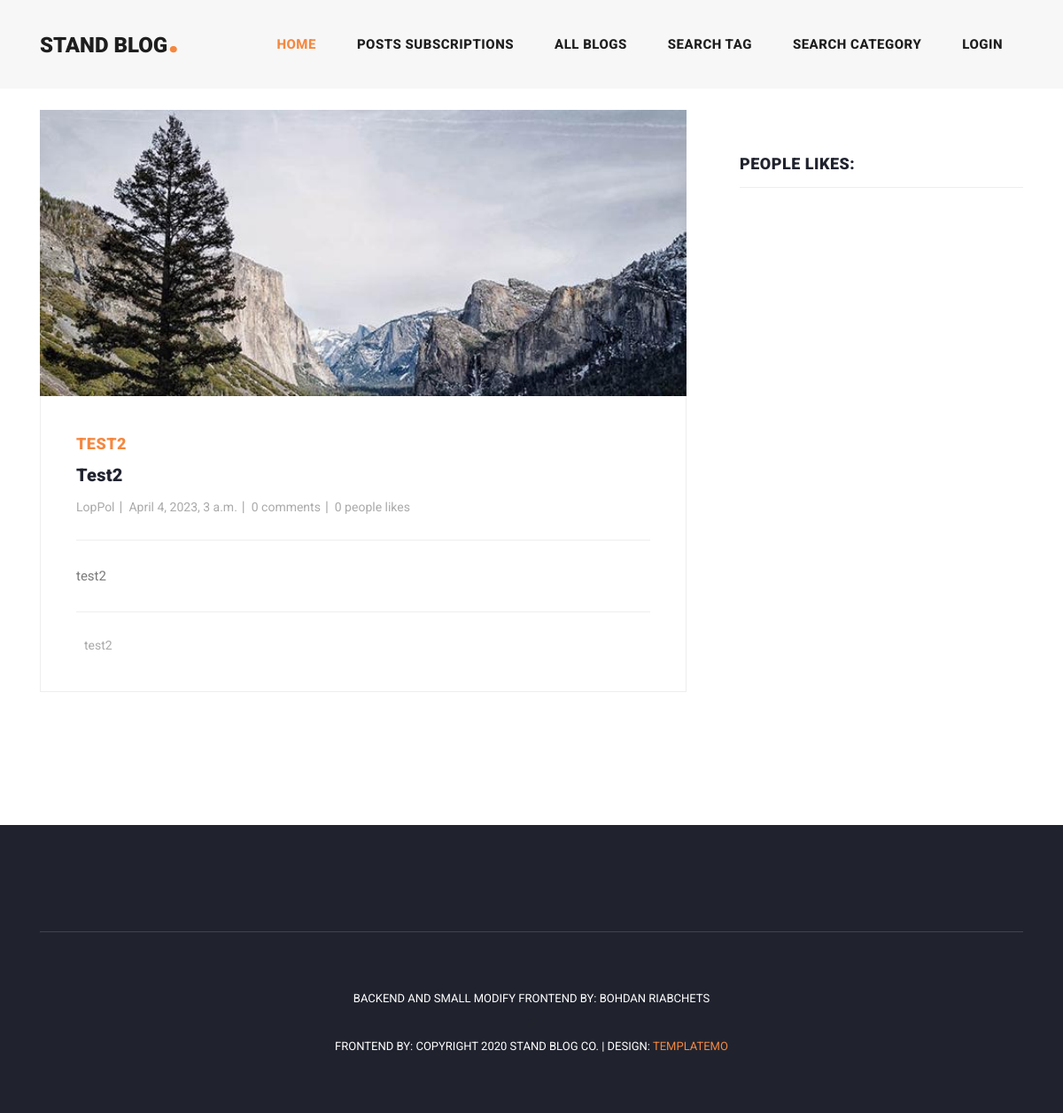
The app's page /blog-likes/78/, older data.
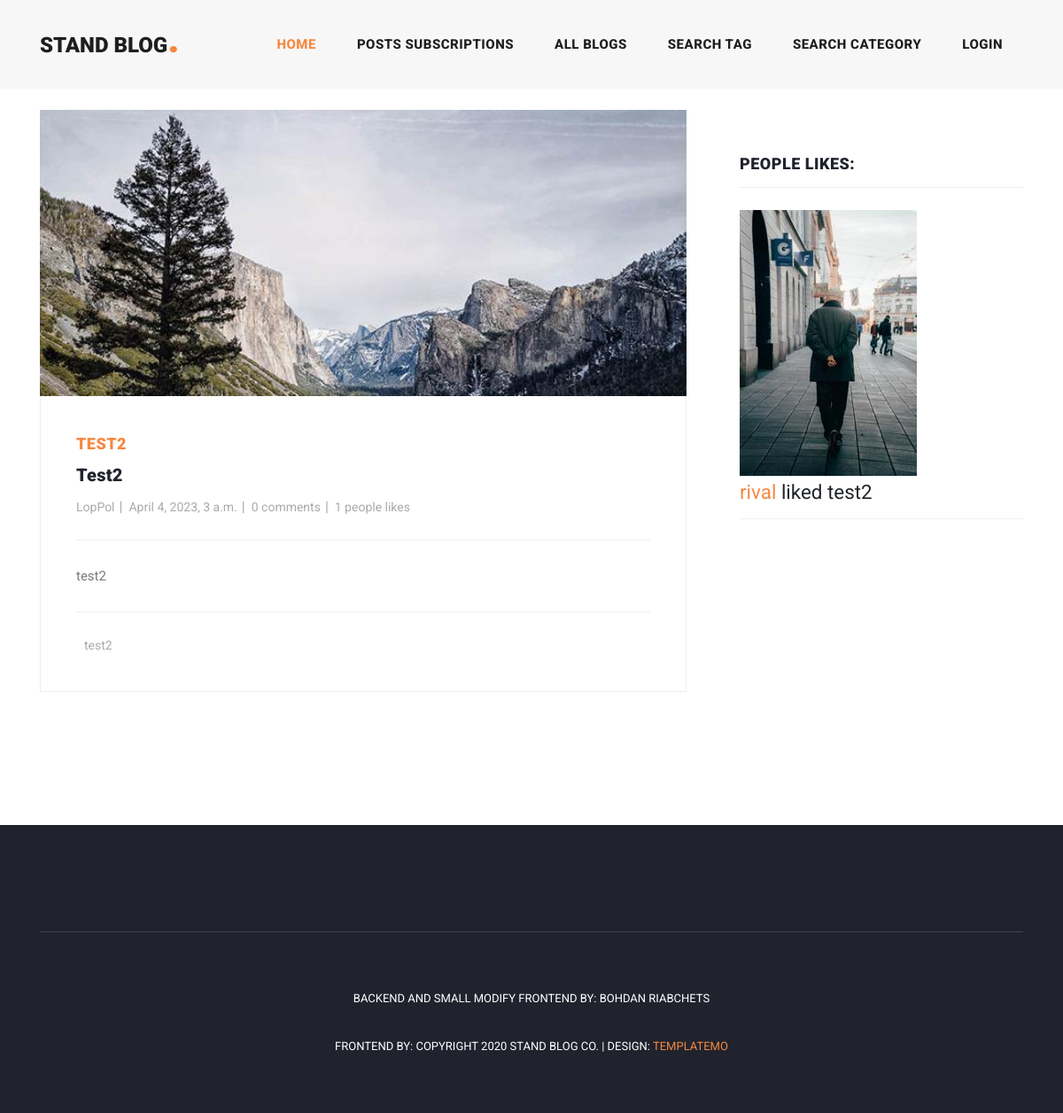
The same page, newer data.
### blog/models.py (models this page shows, shortened)
class Blog(models.Model):
    author = models.ForeignKey(User, on_delete=models.CASCADE)
    title = models.CharField(max_length=200)
    text = models.TextField()
    created_at = models.DateTimeField(auto_now_add=True)
    updated_at = models.DateTimeField(null=True, blank=True)
    image = models.ImageField(default='blog-post-01.jpg', upload_to='blog_avatars')
    class Meta:
        ordering = ['id']

class Categories(models.Model):
    blog = models.ManyToManyField(Blog, related_name='category')
    category = models.CharField(max_length=150)
    def __str__(self):
        return self.category

class Tag(models.Model):
    blog = models.ManyToManyField(Blog, related_name='tag')
    tag = models.CharField(max_length=150)
    def __str__(self):
        return self.tag

class Like(models.Model):
    blog = models.ForeignKey(Blog, on_delete=models.CASCADE, related_name='likes')
    user = models.ForeignKey(User, on_delete=models.CASCADE)

### users/models.py (models this page shows, shortened)
class Profile(models.Model):
    user = models.OneToOneField(User, on_delete=models.CASCADE)
    avatar = models.ImageField(default='avatar.jpg', upload_to='profile_avatars')
    email_verified = models.BooleanField(default=False)

### blog/views.py (the view)
# urls.py: path('blog-likes/<int:pk>/', views.BlogLikesView.as_view(), name='blog-likes'),
class BlogLikesView(generic.DetailView):
    model = Blog
    template_name = 'blog/blog_likes.html'
    context_object_name = 'blog'
    def get_context_data(self, **kwargs):
        context = super().get_context_data(**kwargs)
        context['likes'] = self.get_object().likes.order_by('-id')
        return context

### blog/templates/blog/blog_likes.html (shortened to what this page needs)
{% extends 'base.html' %}
{% block content %}
{% load static %}
<div class="main-banner header-text">
</div>
<section class="blog-posts grid-system">
    <div class="container">
        <div class="row">
            <div class="col-lg-8">
                <div class="all-blog-posts">
                    <div class="row">
                        <div class="col-lg-12">
                            <div class="blog-post">
                                <div class="blog-thumb-detail">
                                    <img src="{{ blog.image.url }}" alt="">
                                </div>
                                <div class="down-content">
                                    <span><a href="{% url 'blog-category-detail' blog.category.last.pk %}">{{ blog.category.last }}</a></span>
                                    <a href="{% url 'blog-detail' blog.pk %}"><h4>{{ blog.title }}</h4></a>
                                    <ul class="post-info">
                                        <li><a href="{% url 'author-view' blog.author.pk %}">{{ blog.author }}</a></li>
                                        <li><a>{{ blog.created_at }}</a></li>
                                        <li><a>{{ blog.comments.count }} comments</a></li>
                                        <li><a href="{% url 'blog-likes' blog.pk %}">{{ blog.likes.count }} people
                                            likes</a></li>
                                    </ul>
                                    <p>{{ blog.text }}</p>
                                    <div class="post-options">
                                        <div class="row">
                                            <div class="col-6">
                                                <ul class="post-tags">
                                                    {% for tag in blog.tag.all %}
                                                    <li></li>
                                                    <li><a href="{% url 'blog-tag-detail' tag.pk %}">{{ tag }}</a></li>
                                                    {% endfor %}
                                                </ul>
                                            </div>
                                            <div class="col-6">
                                            </div>
                                        </div>
                                    </div>
                                </div>
                            </div>
                        </div>
                    </div>
                </div>
            </div>
            <div class="col-lg-4">
                <div class="sidebar">
                    <div class="row">
                        <div class="col-lg-12">
                            <div class="sidebar-item recent-posts">
                                <div class="sidebar-heading">
                                    <h2>People likes:</h2>
                                </div>
                                <div class="content">
                                    {% for like in likes %}
                                    <ul>
                                        <li>
                                            <div class="author-thumb">
                                                <img src="{{ like.user.profile.avatar.url }}" alt="">
                                            </div>
                                            <div class="right-content">
                                                <h3><small><a href="{% url 'author-view' like.user.pk %}">{{ like.user }}
                                                    </a> liked {{ like.blog.title }}
                                                </small></h3>
                                            </div>
                                        </li>
                                        <hr>
                                    </ul>
                                    {% endfor %}
                                </div>
                            </div>
                        </div>
                    </div>
                </div>
            </div>
        </div>
    </div>
</section>
{% endblock %}

### templates/base.html (shortened to what this page needs)
<!DOCTYPE html>
<html lang="en" xmlns="http://www.w3.org/1999/html">
<head>
    {% load static %}
    <link rel="stylesheet" href="{% static 'bootstrap/css/bootstrap.min.css' %}">
    <link rel="stylesheet" href="{% static 'css/templatemo-stand-blog.css' %}">
    <link rel="stylesheet" href="{% static 'css/owl.css' %}">
    <link rel="stylesheet" href="{% static 'css/message.css' %}">
    <link rel="stylesheet" href="{% static 'css/style.css' %}">
    <link rel="stylesheet" href="{% static 'css/weather.css' %}">
</head>
<body>
<header class="">
    <nav class="navbar navbar-expand-lg">
        <div class="container">
            <a class="navbar-brand" href="{% url 'home' %}"><h2>Stand Blog<em>.</em></h2></a>
            <div class="collapse navbar-collapse" id="navbarResponsive">
                <ul class="navbar-nav ml-auto">
                    <li class="nav-item active">
                        <a class="nav-link" href="{% url 'home' %}">Home
                        </a>
                    </li>
                    <li class="nav-item">
                        <a class="nav-link" href="{% url 'blog-sub' %}">Posts subscriptions</a>
                    </li>
                    <li class="nav-item">
                        <a class="nav-link" href="{% url 'blog-all' %}">All blogs</a>
                    </li>
                    <li class="nav-item">
                        <a class="nav-link" href="{% url 'blog-all-tag' %}">Search tag</a>
                    </li>
                    <li class="nav-item">
                        <a class="nav-link" href="{% url 'blog-category-all' %}">Search category</a>
                    </li>
                    {% if user.is_authenticated %}
                    <li class="nav-item dropdown">
                        <a class="nav-link dropdown-toggle" href="#" id="navbarDropdown" role="button"
                           data-toggle="dropdown" aria-haspopup="true" aria-expanded="false">
                            {{ user.username }}
                        </a>
                        <div class="dropdown-menu" aria-labelledby="navbarDropdown">
                            <a class="dropdown-item" href="{% url 'profile-settings' %}">Settings</a>
                            <a class="dropdown-item" href="{% url 'blog-create' %}">Create Blog</a>
                            <a class="dropdown-item" href="{% url 'author-view' user.pk %}">All my blogs</a>
                            <a class="dropdown-item" href="{% url 'my-likes' %}">All my likes</a>
                            <div class="dropdown-divider"></div>
                            <a class="dropdown-item" href="{% url 'logout' %}">Logout</a>
                        </div>
                    </li>
                    {% else %}
                    <li class="nav-item">
                        <a class="nav-link" href="{% url 'login' %}">Login</a>
                    </li>
                    {% endif %}
                </ul>
            </div>
        </div>
    </nav>
</header>
{% block content %}
{% endblock %}
<footer>
    <div class="container">
        <div class="row">
            <div class="col-lg-12">
                <ul class="social-icons">
                </ul>
            </div>
            <div class="col-lg-12">
                <div class="copyright-text">
                    <p>Backend and small modify frontend by: Bohdan Riabchets </p>>
                    <p> Frontend by: Copyright 2020 Stand Blog Co.
                        | Design: <a rel="nofollow" href="https://templatemo.com"
                                     target="_parent">TemplateMo</a></p>
                </div>
            </div>
        </div>
    </div>
</footer>
</body>
</html>

### static/css/templatemo-stand-blog.css (style rules this page uses)
body { font-family: 'Roboto', sans-serif; overflow-x: hidden; text-rendering: optimizeLegibility; -webkit-font-smoothing: antialiased; -moz-osx-font-smoothing: grayscale; }
p { margin-bottom: 0px; font-size: 15px; font-weight: 400; color: #7a7a7a; line-height: 30px; }
a { text-decoration: none!important; }
ul { padding: 0; margin: 0; list-style: none; }
h1,h2,h3,h4,h5,h6 { margin: 0px; }
header { position: absolute; z-index: 99999; width: 100%; height: 100px; background-color: #f7f7f7; -webkit-transition: all 0.3s ease-in-out 0s; -moz-transition: all 0.3s ease-in-out 0s; -o-transition: all 0.3s ease-in-out 0s; transition: all 0.3s ease-in-out 0s; }
header .navbar { padding: 25px 0px; }
.navbar .navbar-brand { float: left; margin-top: -12px; outline: none; }
.navbar .navbar-brand h2 { color: #1e1e1e; text-transform: uppercase; font-size: 24px; font-weight: 900; -webkit-transition: all .3s ease 0s; -moz-transition: all .3s ease 0s; -o-transition: all .3s ease 0s; transition: all .3s ease 0s; }
.navbar .navbar-brand h2 em { font-size: 44px; font-style: normal; color: #f48840; }
#navbarResponsive { z-index: 999; }
.navbar-collapse { text-align: center; }
.navbar .navbar-nav .nav-item { margin: 0px 15px; }
.navbar .navbar-nav a.nav-link { text-transform: capitalize; font-size: 15px; font-weight: 800; text-transform: uppercase; letter-spacing: 0.5px; color: #1e1e1e; transition: all 0.3s; }
.navbar .navbar-nav .nav-link:hover, .navbar .navbar-nav .active>.nav-link, .navbar .navbar-nav .nav-link.active, .navbar .navbar-nav .nav-link.show, .navbar .navbar-nav .show>.nav-link { color: #f48840; }
.blog-posts { margin-top: 100px; }
.blog-posts .blog-post { margin-bottom: 30px; }
.blog-posts .blog-thumb-detail img { width: 100%; height: 100%; overflow: hidden; }
.blog-posts .down-content { padding: 40px; border-right: 1px solid #eee; border-left: 1px solid #eee; border-bottom: 1px solid #eee; }
.blog-posts .down-content span { font-size: 18px; text-transform: uppercase; letter-spacing: 0.5px; font-weight: 900; color: #f48840; }
.blog-posts .down-content h4 { font-size: 24px; text-transform: capitalize; letter-spacing: 0.5px; font-weight: 900; color: #20232e; margin: 10px 0px 12px 0px; }
.blog-posts .down-content ul.post-info li { display: inline-block; margin-right: 8px; }
.blog-posts .down-content ul.post-info li:after { content: '|'; color: #aaa; margin-left: 8px; }
.blog-posts .down-content h4 { font-size: 20px; letter-spacing: 0.25px; }
.grid-system .down-content ul.post-info li { margin-right: 3px; }
.grid-system .down-content ul.post-info li:after { margin-left: 5px; }
.blog-posts .down-content ul.post-info li:last-child::after { display: none; }
.blog-posts .down-content ul.post-info li a { font-size: 14px; color: #aaa; font-weight: 400; transition: all .3s; }
.blog-posts .down-content p { padding: 25px 0px; margin: 25px 0px; border-top: 1px solid #eee; border-bottom: 1px solid #eee; }
.blog-posts .down-content ul.post-tags li, .blog-posts .down-content ul.post-share li { display: inline-block; }
.blog-posts .down-content ul.post-tags li, .blog-posts .down-content ul.post-share li { color: #aaa; }
.blog-posts .down-content ul.post-tags li a, .blog-posts .down-content ul.post-share li a { font-size: 14px; color: #aaa; font-weight: 400; transition: all .3s; }
.blog-posts .sidebar-heading h2 { font-size: 18px; text-transform: uppercase; font-weight: 900; letter-spacing: 0.5px; color: #20232e; border-bottom: 1px solid #eee; padding-bottom: 15px; margin-bottom: 25px; }
.sidebar { margin-left: 30px; }
.sidebar .sidebar-item { margin-top: 50px; }
.sidebar .sidebar-heading h2 { font-size: 18px; text-transform: uppercase; font-weight: 900; letter-spacing: 0.5px; color: #20232e; border-bottom: 1px solid #eee; padding-bottom: 15px; margin-bottom: 25px; }
.sidebar .recent-posts ul li { margin-bottom: 15px; padding-bottom: 15px; border-bottom: 1px solid #eee; }
footer { margin-top: 10%; text-align: center; background-color: #20232e; padding: 60px 0px; }
footer ul.social-icons { padding-bottom: 60px; margin-bottom: 60px; border-bottom: 1px solid rgba(250,250,250,0.15); }
footer p { font-size: 13px; text-transform: uppercase; color: #fff; }
footer p a { color: #f48840; }

### static/css/style.css (style rules this page uses)
hr { height: 1px; border: none; background-color: var(--color-light); }

Row changes from the older to the newer data that the page shows:
computed for Blog "Test2": likes.count "0" → "1"
added Like: user.profile.avatar (picture), user "rival", blog "test2"
